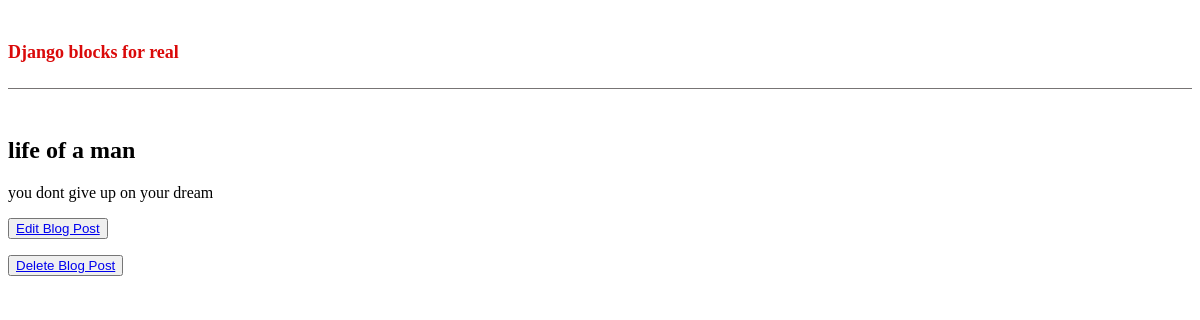
Before: /post/2/ with the older database file.
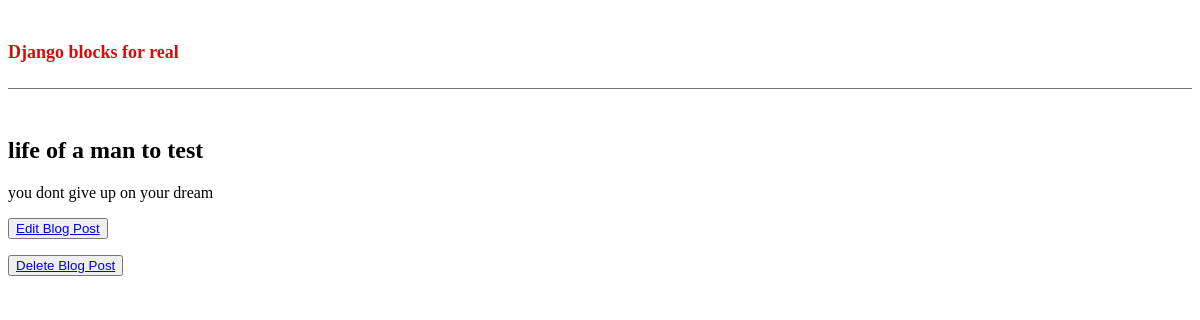
After: the same page with the newer database file.
### blog/models.py (models this page shows, shortened)
class Post(models.Model):
    title=models.CharField(max_length=200)
    author =models.ForeignKey('auth.User', on_delete=models.CASCADE,)
    body = models.TextField()

### blog/views.py (the view)
# urls.py: path('post/<int:pk>/',  BlogDetailView.as_view(), # to see the details and body of the info using id
class BlogDetailView(DetailView): #we use detail view its use display the elements of single object
    model= Post
    template_name = "post_detail.html"

### blog/templates/post_detail.html (shortened to what this page needs)
{% extends 'base.html' %}
    {% block content %}
            <div class="post_entry"><h2>{{ object.title}}</h2><p>
                {{object.body}}</p>
        </div>
        <button type="button"><a href="{%url "post_edit" object.pk %}">Edit Blog Post</a></button>
       <p> <button type="button"><a href="{%url "post_delete" object.pk %}">Delete Blog Post</a></button> </p>
    {% endblock content %}

Changed rows visible on the page:
changed Post "you dont give up on your dream": title "life of a man" → "life of a man to test"
